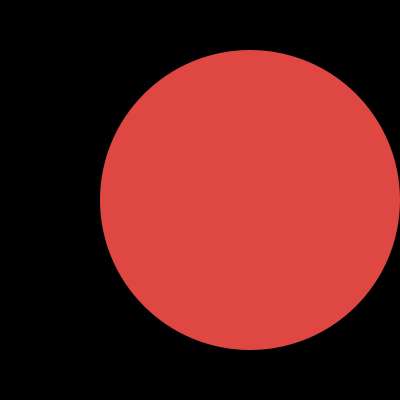
Frame 1 (no input)
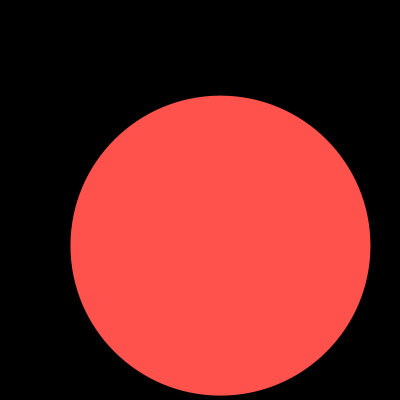
Frame 60 (the mouse pressed at the canvas centre just before this capture)
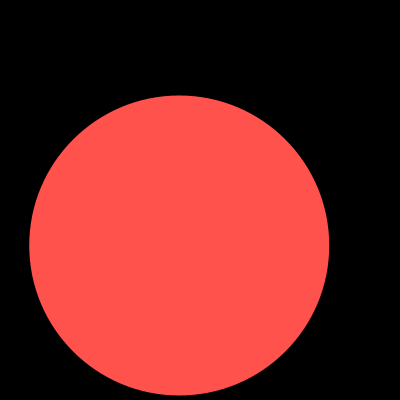
Frame 120 (the mouse held since frame 60 and released just before this capture)

The Processing sketch that drew these frames (run headless with seeded random() and noise(); from frame 60 on, the mouse is pressed at the canvas centre):

// Processing sketch: processing_121124
// ── processing_121124.pde

float counter = 0; 
void setup()
{
  size(400,400);
  background(255);
  colorMode(HSB, 360, 100, 100);
}

void draw()
{
  
  translate(width/2, height/2);
  
  pushMatrix();
  background(0);
  noStroke();
   float h = map(sin(counter), -1, 10, 60, 360);
   fill(2, 70, h);
  popMatrix();
  
  pushMatrix();
  translate(cos(counter)*50, sin(counter)*50); //*100 --> Schrittweite/Länge der ellipse
  ellipse(0,0,300,300);
  popMatrix();
  
  counter -= 0.3; 

}
